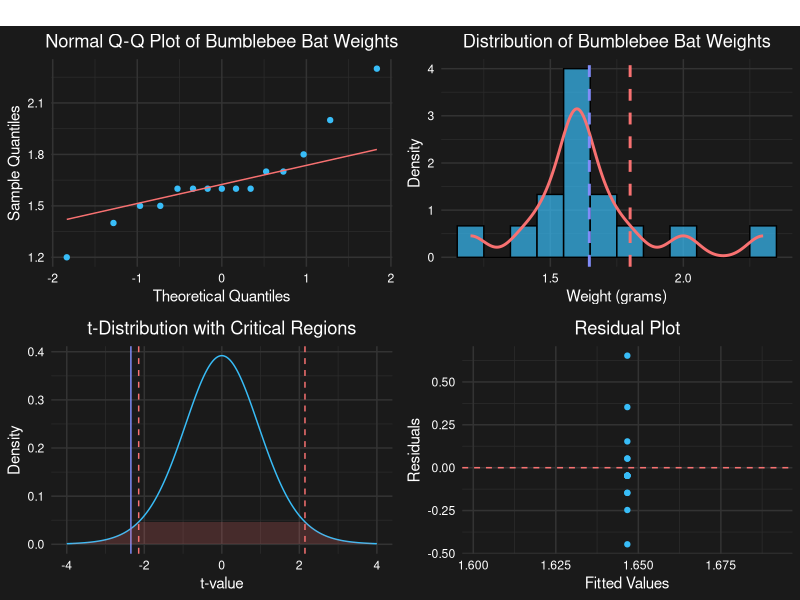

Generate this figure with R:
# Load required libraries
library(ggplot2)
library(gridExtra)
library(tidyverse)

# Set up dark theme for all plots
dark_theme <- theme_minimal() +
  theme(
    text = element_text(color = "white"),
    axis.text = element_text(color = "white"),
    axis.title = element_text(color = "white"),
    plot.title = element_text(color = "white", hjust = 0.5),
    plot.background = element_rect(fill = "#1a1a1a", color = NA),
    panel.background = element_rect(fill = "#1a1a1a", color = NA),
    panel.grid.major = element_line(color = "#333333"),
    panel.grid.minor = element_line(color = "#2b2b2b"),
    legend.background = element_rect(fill = "#1a1a1a"),
    legend.text = element_text(color = "white"),
    legend.title = element_text(color = "white")
  )

# Create data frame
bat_data <- data.frame(
  weight = c(1.7, 1.6, 1.5, 2.0, 2.3, 1.6, 1.6, 1.8, 1.5, 1.7, 1.2, 1.4, 1.6, 1.6, 1.6)
)

# Calculate summary statistics
summary_stats <- data.frame(
  n = length(bat_data$weight),
  mean = mean(bat_data$weight),
  sd = sd(bat_data$weight),
  se = sd(bat_data$weight)/sqrt(length(bat_data$weight)),
  t_stat = (mean(bat_data$weight) - 1.8)/(sd(bat_data$weight)/sqrt(length(bat_data$weight)))
)

# Create QQ Plot
qq_plot <- ggplot(bat_data, aes(sample = weight)) +
  stat_qq(color = "#38bdf8") + 
  stat_qq_line(color = "#f87171") +
  labs(title = "Normal Q-Q Plot of Bumblebee Bat Weights",
       x = "Theoretical Quantiles",
       y = "Sample Quantiles") +
  dark_theme

# Create Histogram with density curve
hist_plot <- ggplot(bat_data, aes(x = weight)) +
  geom_histogram(aes(y = ..density..), binwidth = 0.1, 
                fill = "#38bdf8", color = "black", alpha = 0.7) +
  geom_density(color = "#f87171", linewidth = 1) +
  geom_vline(xintercept = mean(bat_data$weight), 
             color = "#818cf8", linetype = "dashed", linewidth = 1) +
  geom_vline(xintercept = 1.8, 
             color = "#f87171", linetype = "dashed", linewidth = 1) +
  labs(title = "Distribution of Bumblebee Bat Weights",
       x = "Weight (grams)",
       y = "Density") +
  dark_theme

# Create t-distribution plot
t_stat <- summary_stats$t_stat
df <- summary_stats$n - 1
t_crit <- qt(0.975, df)

t_vals <- seq(-4, 4, length.out = 1000)
t_dens <- dt(t_vals, df)
t_dist_data <- data.frame(t = t_vals, density = t_dens)

t_plot <- ggplot(t_dist_data, aes(x = t, y = density)) +
  geom_line(color = "#38bdf8") +
  geom_vline(xintercept = c(-t_crit, t_crit), 
             color = "#f87171", linetype = "dashed") +
  geom_vline(xintercept = t_stat, 
             color = "#818cf8", linetype = "solid") +
  geom_ribbon(data = subset(t_dist_data, t <= -t_crit | t >= t_crit),
              aes(ymax = density, ymin = 0), 
              fill = "#f87171", alpha = 0.2) +
  labs(title = "t-Distribution with Critical Regions",
       x = "t-value",
       y = "Density") +
  dark_theme

# Calculate confidence interval
ci <- t.test(bat_data$weight, mu = 1.8)$conf.int

# Create residual plot
residuals <- bat_data$weight - mean(bat_data$weight)
fitted_values <- rep(mean(bat_data$weight), length(bat_data$weight))

residual_plot <- ggplot(data.frame(fitted = fitted_values, residuals = residuals), 
                       aes(x = fitted, y = residuals)) +
  geom_point(color = "#38bdf8") +
  geom_hline(yintercept = 0, linetype = "dashed", color = "#f87171") +
  labs(title = "Residual Plot",
       x = "Fitted Values",
       y = "Residuals") +
  dark_theme

# Arrange all plots in a grid
grid.arrange(qq_plot, hist_plot, t_plot, residual_plot,
            ncol = 2,
            top = grid::textGrob("Bumblebee Bat Weight Analysis", 
                               gp = grid::gpar(col = "white", fontsize = 16)))

# Print statistical summary
cat("\nSummary Statistics:\n")
cat("Sample Size:", summary_stats$n, "\n")
cat("Mean:", round(summary_stats$mean, 3), "grams\n")
cat("Standard Deviation:", round(summary_stats$sd, 3), "grams\n")
cat("Standard Error:", round(summary_stats$se, 3), "grams\n")
cat("t-statistic:", round(summary_stats$t_stat, 3), "\n")
cat("p-value:", round(2 * pt(-abs(summary_stats$t_stat), df), 4), "\n")
cat("95% CI:", round(ci[1], 3), "to", round(ci[2], 3), "grams\n")

